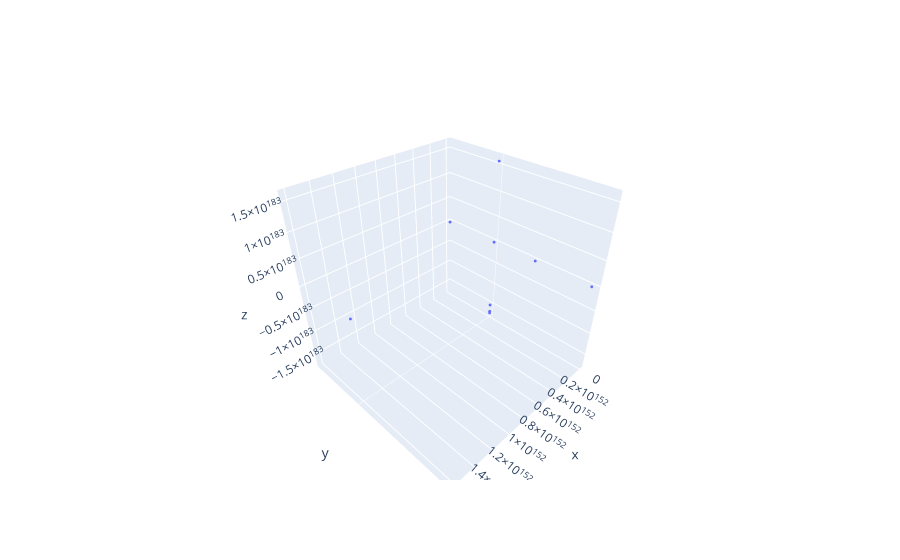

The cell this chart's notebook holds for it:
### Code cell
world_points = vo.get_map()['points']

C = camera.get_camera_transform()
world_points_hom = np.hstack((world_points, np.ones((len(world_points), 1))))
world_points = world_points_hom @ np.linalg.inv(C)
print('Number of world points: ', len(world_points))

x_coords = [point[0] for point in world_points]
y_coords = [point[1] for point in world_points]
z_coords = [point[2] for point in world_points]

fig = go.Figure()
fig.add_trace(go.Scatter3d(x=x_coords, y=y_coords, z=z_coords, mode='markers', marker=dict(size=1)))

fig.show()

### Figure 1 — Plotly figure (JSON) as saved in the notebook; plotly's stock layout.template omitted (floating-point values rounded to 4 significant figures; data arrays with more than 128 entries replaced by an {"elided": "..."} marker saying what was removed)
{"data": [{"marker": {"size": 1}, "mode": "markers", "type": "scatter3d", "x": {"elided": "311 float values"}, "y": {"elided": "311 float values"}, "z": {"elided": "311 float values"}}], "layout": {}}
